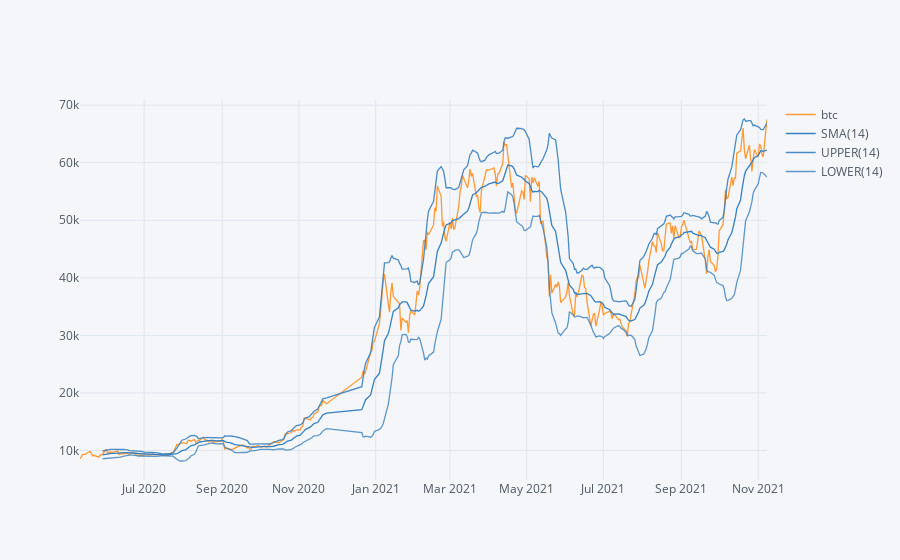

Notebook code for this chart:
### Code cell
df['btc'].ta_plot(study='boll')

### Figure 1 — Plotly figure (JSON) as saved in the notebook; plotly's stock layout.template omitted (floating-point values rounded to 4 significant figures; data arrays with more than 128 entries replaced by an {"elided": "..."} marker saying what was removed)
{"data": [{"line": {"color": "rgba(255, 153, 51, 1.0)", "dash": "solid", "shape": "linear", "width": 1.3}, "mode": "lines", "name": "btc", "text": "", "type": "scatter", "x": {"elided": "361 str values"}, "y": {"elided": "361 float values"}}, {"line": {"color": "rgba(55, 128, 191, 1.0)", "dash": "solid", "shape": "linear", "width": 1.3}, "mode": "lines", "name": "SMA(14)", "text": "", "type": "scatter", "x": {"elided": "361 str values"}, "y": {"elided": "361 mixed values"}}, {"line": {"color": "rgba(55, 128, 191, 0.8999999999999999)", "dash": "solid", "shape": "linear", "width": 1.3}, "mode": "lines", "name": "UPPER(14)", "text": "", "type": "scatter", "x": {"elided": "361 str values"}, "y": {"elided": "361 mixed values"}}, {"line": {"color": "rgba(55, 128, 191, 0.7999999999999998)", "dash": "solid", "shape": "linear", "width": 1.3}, "mode": "lines", "name": "LOWER(14)", "text": "", "type": "scatter", "x": {"elided": "361 str values"}, "y": {"elided": "361 mixed values"}}], "layout": {"autosize": true, "legend": {"bgcolor": "#F5F6F9", "font": {"color": "#4D5663"}}, "paper_bgcolor": "#F5F6F9", "plot_bgcolor": "#F5F6F9", "title": {"font": {"color": "#4D5663"}}, "xaxis": {"autorange": true, "gridcolor": "#E1E5ED", "range": ["2020-05-11", "2021-11-08"], "showgrid": true, "tickfont": {"color": "#4D5663"}, "title": {"font": {"color": "#4D5663"}, "text": ""}, "type": "date", "zerolinecolor": "#E1E5ED"}, "yaxis": {"autorange": true, "gridcolor": "#E1E5ED", "range": [4869.0, 70900.0], "showgrid": true, "tickfont": {"color": "#4D5663"}, "title": {"font": {"color": "#4D5663"}, "text": ""}, "type": "linear", "zerolinecolor": "#E1E5ED"}}}
